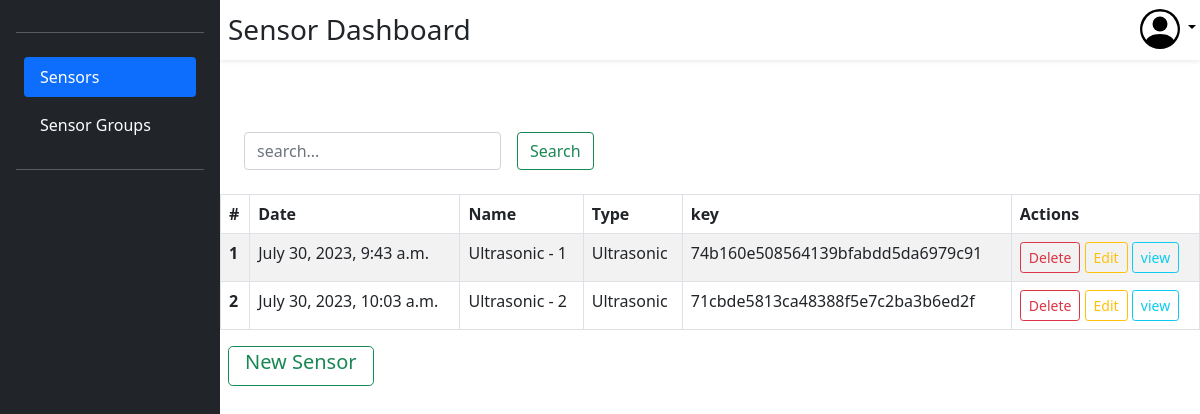
The page /sensor/dashboard/ (signed in) on the database as committed earlier.
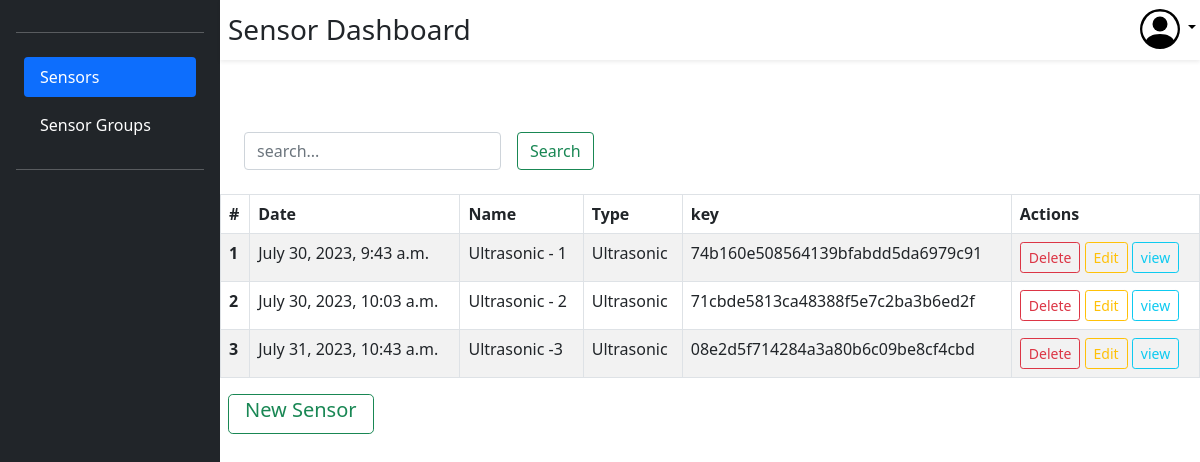
The same page on the database as committed later.
### dash/models.py (models this page shows, shortened)
class Sensors(models.Model):
    key = models.CharField(verbose_name= "API Key" , max_length=50, unique=True)
    sensor_name = models.CharField(verbose_name= "Sensor Name" , max_length=100)
    sensor_type = models.CharField(verbose_name= "Sensor Type" , max_length=100)
    sensor_description = models.TextField(verbose_name="Sensor Discription")
    date_created = models.DateTimeField(verbose_name='Date Created',auto_now_add=True)
    sensor_group = models.ForeignKey(Sensor_Group, verbose_name='Sensor Group', on_delete=models.SET_NULL, null=True)
    user = models.ForeignKey(User, verbose_name="User", on_delete=models.CASCADE)

### dash/views.py (the view, shortened to what this page needs)
# urls.py: path('sensor/dashboard/', views.sensor_dashboard, name='sensor_dashboard'),
@login_required(login_url="/")
def sensor_dashboard(request):
    result_set = Sensors.objects.filter(user=request.user)
    Search = request.POST.get('search')
    result_set.order_by("date_created")
    """ NOTE: Pagination for later
    paginator = Paginator(result_set, 5)
    result_set = paginator.get_page(1)
    """
    site_settings = {
        'active' : 'Sensors',
        'dashboard_heading' : 'Sensor Dashboard'
    }
    return render(request, 'sensor_dash.html', {'sensors': result_set, 'site_settings' : site_settings})

### templates/dashboards/sensor_dash.html (shortened to what this page needs)
{% extends 'base.html' %}
{% block content %}
<div class="d-flex flex-column flex-fill bd-highlight">
    <div class="pt-5 bd-highlight">
        <table class="table-bordered table table-striped">
            <div class="mb-3 ">
                <form method="POST">
                    <div class="ps-3 d-flex flex-row bd-highlight">
                        <div class="p-2 bd-highlight">
                            <input type="text" name="search" placeholder="search..." id="search" class='col form-control'>
                        </div>
                        <div class="p-2 bd-highlight">
                            <input type="submit" name="filter" id="filter" value="Search" class="form-control btn btn-outline-success">
                        </div>
                    </div>
                </form>
            </div>
            <thead>
                <tr>
                    <th>#</th>
                    <th>Date</th>
                    <th>Name</th>
                    <th>Type</th>
                    <th>key</th>
                    <th>Actions</th>
                </tr>
            </thead>
            <tbody>
                {% for sensor in sensors %}
                <tr>
                    <td><b>{{forloop.counter}}</b></th>
                    <td>{{sensor.date_created}}</td>
                    <td>{{sensor.sensor_name}}</td>
                    <td>{{sensor.sensor_type}}</td>
                    <td>{{sensor.key}}</td>
                    <td>
                        <button type="button" class="btn btn-sm btn-outline-danger" data-toggle="modal" data-target="#DeleteSensor{{sensor.key}}">Delete</button>
                        <a href="/sensor/edit/?key={{sensor.key}}"><button type="button" class="btn btn-sm btn-outline-warning">Edit</button></a>
                        <a href="/sensor/view/?key={{sensor.key}}"><button type="button" class="btn btn-sm btn-outline-info">view</button></a>
                    </td>
                </tr>
                {% endfor %}
            </tbody>
        </table>
    </div>
    <div class="ps-2">
        <a href="/sensor/create/"><button class="btn btn-outline-success btn-lg pt-0 mt-0">New Sensor</button></a>
    </div>
{% endblock content %}

Rows that differ between the two databases and show on the page:
added Sensors: date_created "July 31, 2023, 10:43 a.m.", sensor_name "Ultrasonic -3", sensor_type "Ultrasonic", key "08e2d5f714284a3a80b6c09be8cf4cbd"
